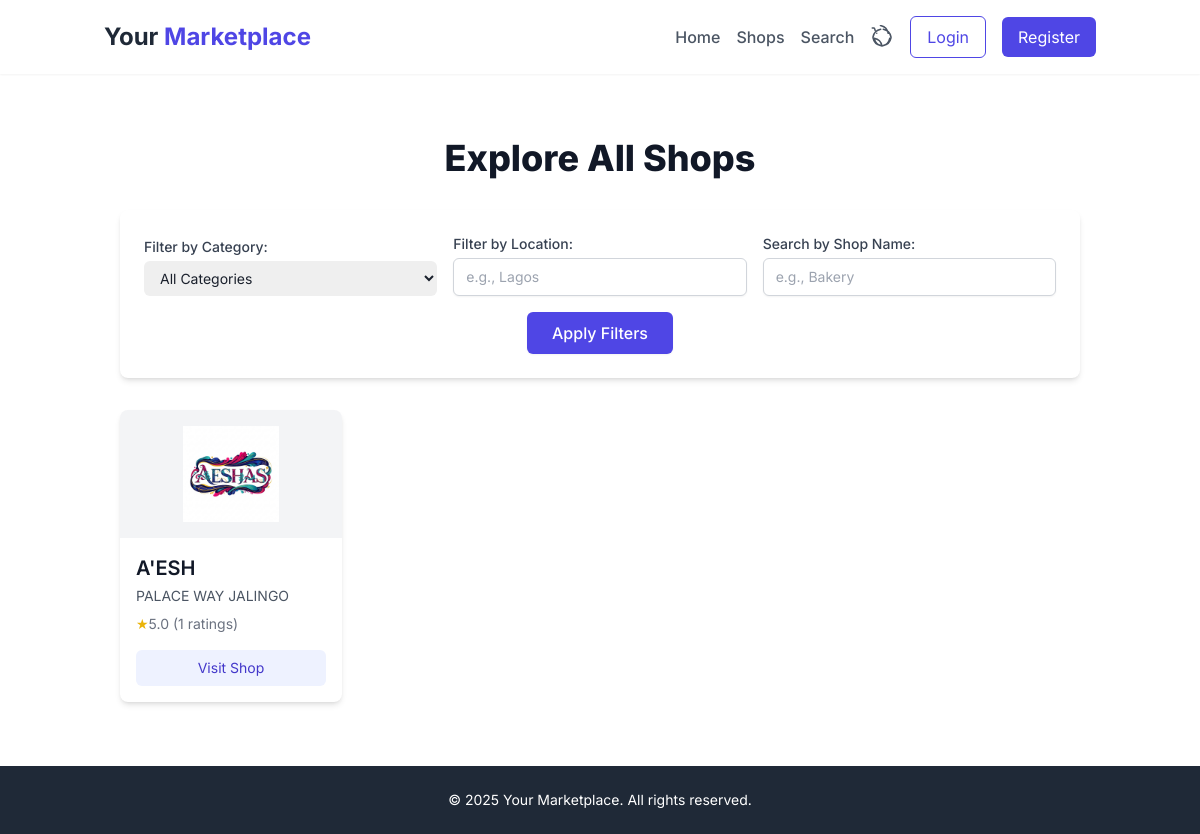
The page /shops on the database as committed earlier.
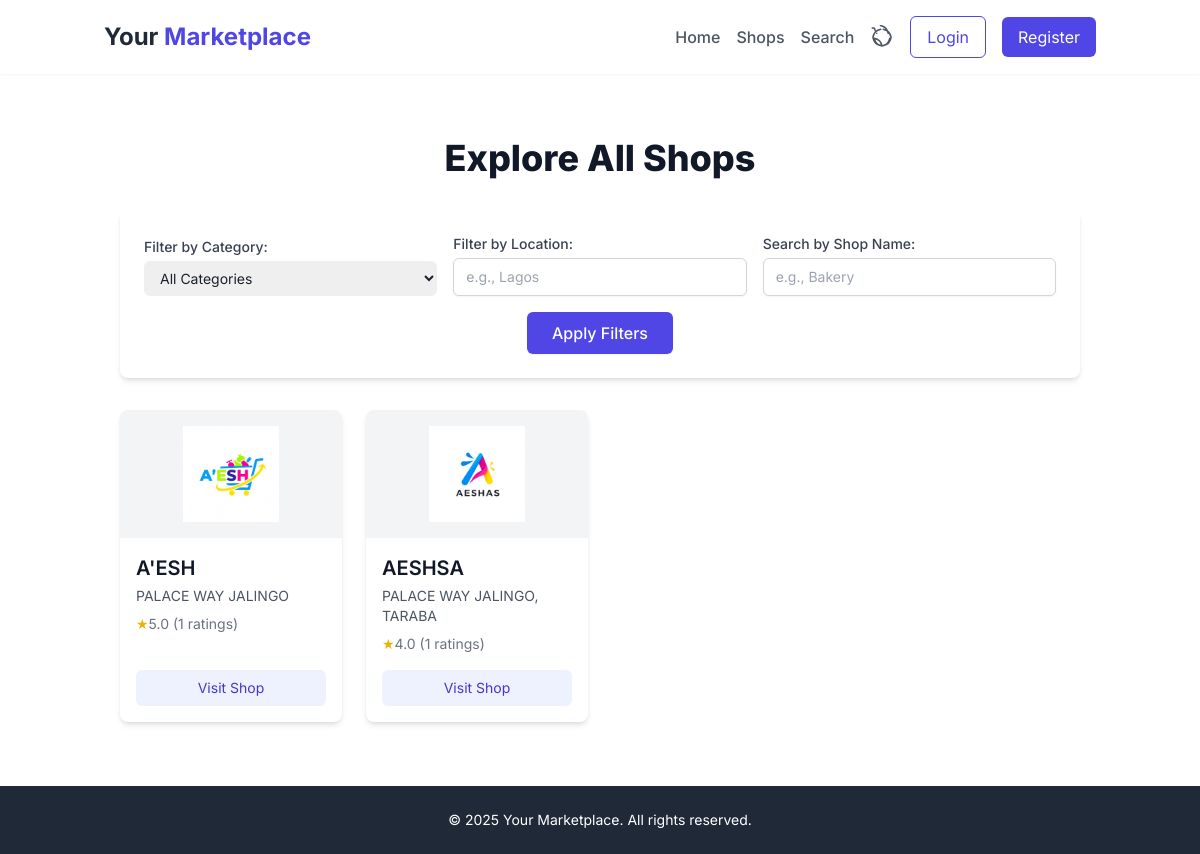
The same page on the database as committed later.
### app/models.py (models this page shows, shortened)
class Shop(db.Model):
    id = db.Column(db.Integer, primary_key=True)
    name = db.Column(db.String(100), nullable=False)
    description = db.Column(db.Text)
    location = db.Column(db.String(100))
    whatsapp_number = db.Column(db.String(20))
    logo = db.Column(db.String(100), nullable=True)
    user_id = db.Column(db.Integer, db.ForeignKey('user.id'))
    created_at = db.Column(db.DateTime, default=datetime.utcnow)
    products = db.relationship('Product', backref='shop', lazy='dynamic')
    ratings = db.relationship('Rating', backref='shop', lazy='dynamic')
    order_items = db.relationship('OrderItem', backref='shop_ordered', lazy='dynamic')
    def average_rating(self):
        ratings = [rating.value for rating in self.ratings]
        return round(sum(ratings) / len(ratings), 2) if ratings else 0
    __table_args__ = (
        db.UniqueConstraint('name', 'user_id', name='unique_shop_per_user'),
    )

class Rating(db.Model):
    id = db.Column(db.Integer, primary_key=True)
    value = db.Column(db.Integer, nullable=False)
    comment = db.Column(db.Text)
    product_id = db.Column(db.Integer, db.ForeignKey('product.id'))
    user_id = db.Column(db.Integer, db.ForeignKey('user.id'))
    shop_id = db.Column(db.Integer, db.ForeignKey('shop.id'))
    created_at = db.Column(db.DateTime, default=datetime.utcnow)

### app/customer.py (the view)
@bp.route('/shops')
def shop_list():
    category_id = request.args.get('category_id')
    location = request.args.get('location')
    query = request.args.get('q')
    shops_query = Shop.query
    if category_id:
        shops_query = shops_query.join(Product).filter(Product.category_id == category_id, Product.is_active==True)
    if location:
        shops_query = shops_query.filter(Shop.location.ilike(f'%{location}%'))
    if query:
        shops_query = shops_query.filter(Shop.name.ilike(f'%{query}%'))
    shops = shops_query.distinct().all()
    categories = Category.query.all()
    return render_template('customer/shop_list.html', shops=shops, categories=categories)

### app/templates/customer/shop_list.html (shortened to what the changed rows need)
{% extends "base.html" %}
{% block content %}
<div class="max-w-6xl mx-auto px-4 py-8">
    <h1 class="text-4xl font-extrabold text-gray-900 mb-8 text-center">Explore All Shops</h1>
    {% if shops %}
        <div class="grid grid-cols-1 sm:grid-cols-2 md:grid-cols-3 lg:grid-cols-4 gap-6">
            {% for shop in shops %}
                <div class="bg-white rounded-lg shadow-md overflow-hidden hover:shadow-lg transition-shadow duration-200 flex flex-col">
                    <img src="{{ url_for('static', filename='uploads/' + shop.logo) if shop.logo else url_for('static', filename='img/default_shop_logo.png') }}"
                         alt="{{ shop.name }} Logo"
                         class="w-full h-32 object-contain bg-gray-100 p-4 flex-shrink-0">
                    <div class="p-4 flex-grow flex flex-col justify-between">
                        <div>
                            <h3 class="text-xl font-semibold text-gray-900 mb-1 truncate">{{ shop.name }}</h3>
                            <p class="text-gray-600 text-sm mb-2">{{ shop.location }}</p>
                            <div class="flex items-center text-sm text-gray-500">
                                {% if shop.average_rating() > 0 %}
                                    <span class="text-yellow-500">★</span> {{ shop.average_rating() }} ({{ shop.ratings.count() }} ratings)
                                {% else %}
                                    No ratings yet
                                {% endif %}
                            </div>
                        </div>
                        <a href="{{ url_for('customer.shop_detail', shop_id=shop.id) }}"
                           class="mt-4 inline-block bg-indigo-50 text-indigo-700 text-sm px-4 py-2 rounded-md hover:bg-indigo-100 transition-colors duration-200 text-center">
                            Visit Shop
                        </a>
                    </div>
                </div>
            {% endfor %}
        </div>
    {% else %}
        <div class="bg-white p-6 rounded-lg shadow-md text-center text-gray-600">
            <p class="text-lg">No shops found matching your criteria.</p>
            <p class="mt-2 text-sm">Try adjusting your filters or search query.</p>
        </div>
    {% endif %}
</div>
{% endblock %}

Rows that differ between the two databases and show on the page:
changed Shop "A'ESH": logo: a different picture
added Shop: logo (picture), name "AESHSA", location "PALACE WAY JALINGO, TARABA", average_rating "4.0", ratings.count "1"
